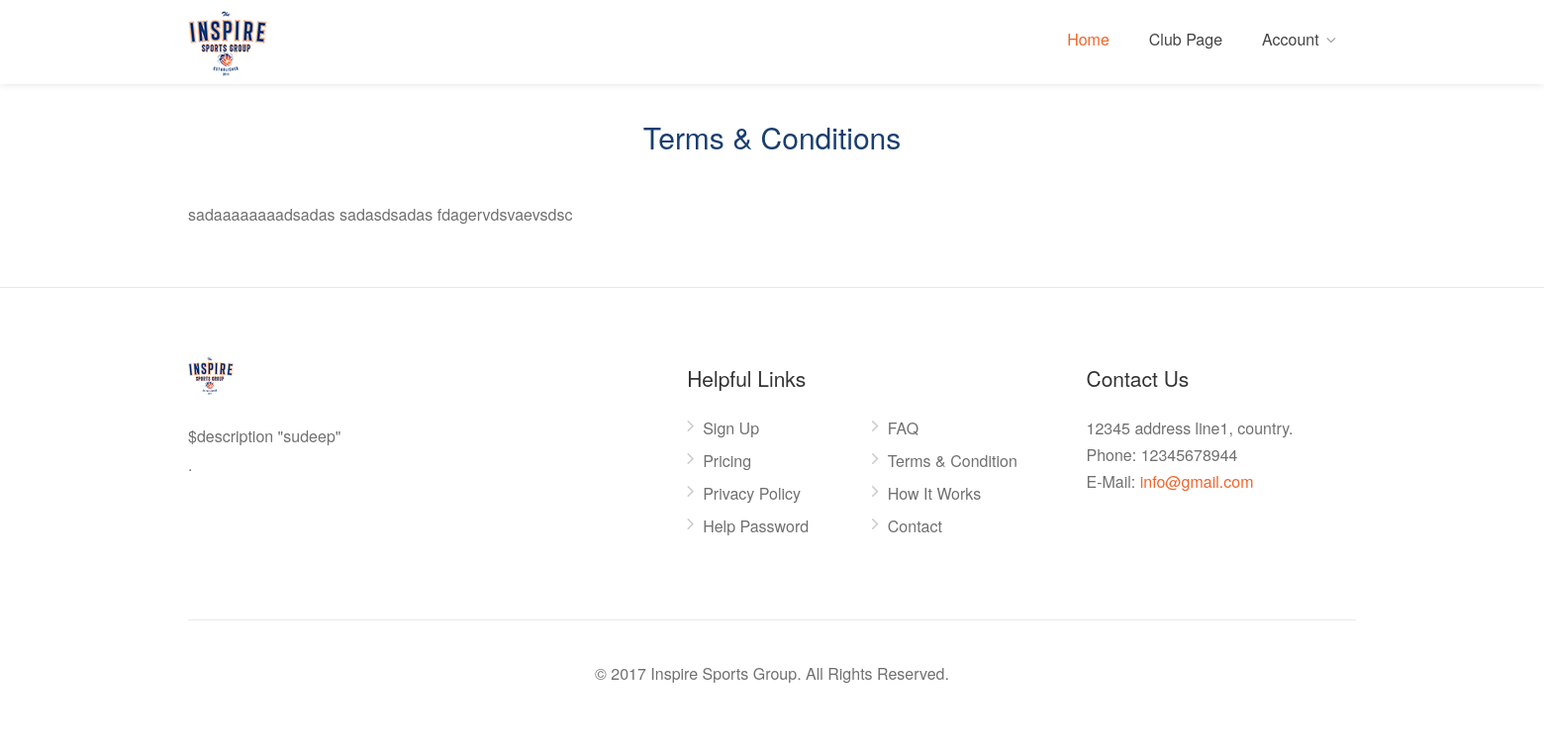
/index.php/netball/terms_condition, run on an earlier commit of the app's database.
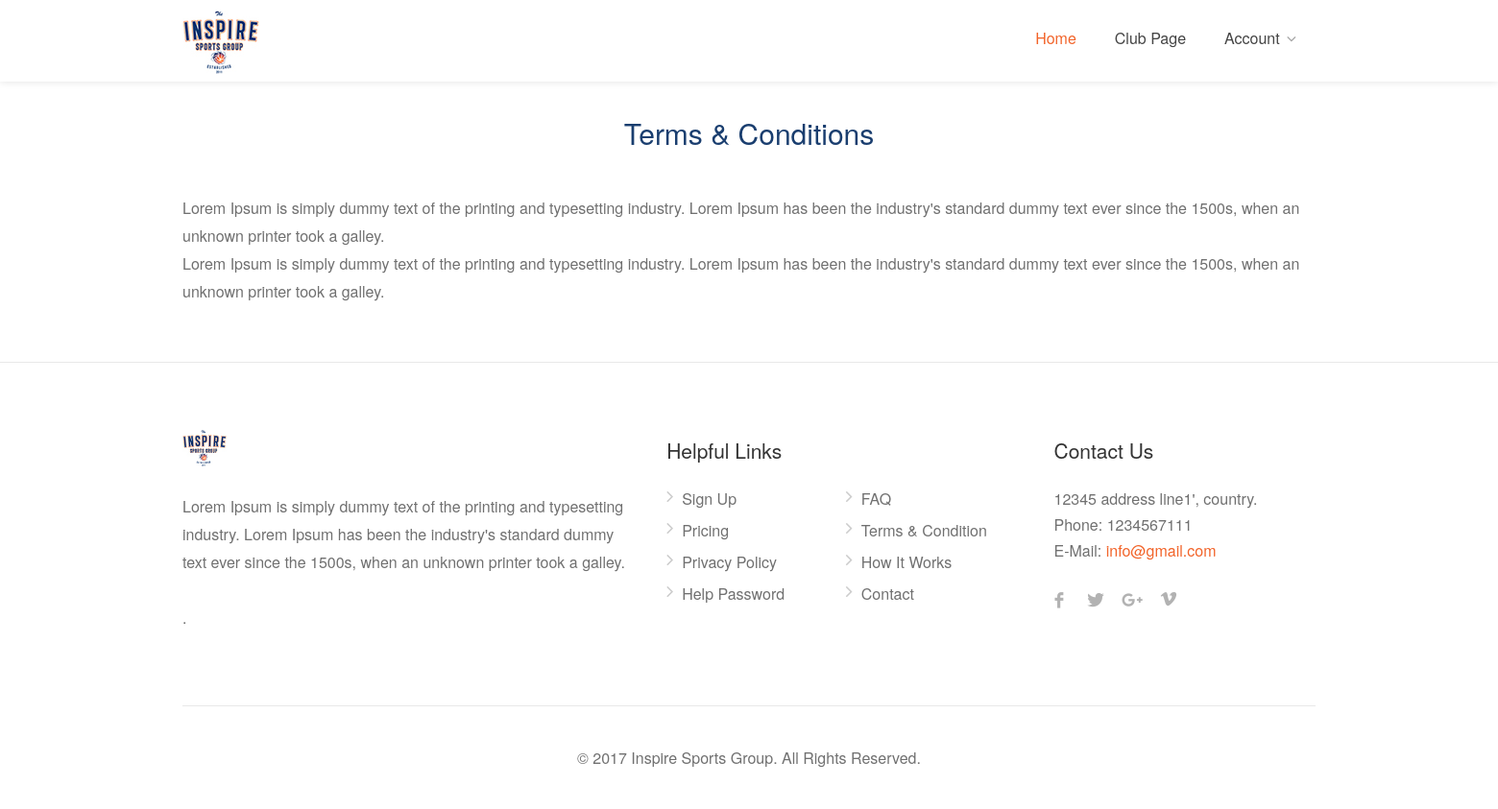
And on a later commit of the database.
### tables this page shows
CREATE TABLE IF NOT EXISTS `tbl_term_condition` (
  `term_condition_id` int(11) NOT NULL AUTO_INCREMENT,
  `description` longtext NOT NULL,
  PRIMARY KEY (`term_condition_id`)
);

CREATE TABLE IF NOT EXISTS `tbl_about_us` (
  `about_id` int(11) NOT NULL AUTO_INCREMENT,
  `description` longtext NOT NULL,
  PRIMARY KEY (`about_id`)
);

CREATE TABLE IF NOT EXISTS `tbl_contact_us` (
  `contact_us_id` int(11) NOT NULL AUTO_INCREMENT,
  `email` varchar(255) NOT NULL,
  `phone` varchar(255) NOT NULL,
  `address` longtext NOT NULL,
  PRIMARY KEY (`contact_us_id`)
);

### application/views/content_handler.php (called while the page is built)
<?php include('header.php');?>
<?php include('navbar.php');?>
<?php include('content.php');?>
<?php include('footer.php');?>

### application/controllers/Netball.php (called while the page is built, shortened)
<?php
class Netball extends CI_Controller {
    public function __construct()
    {
        $this->load->library(array('session'));
        $this->load->model('Netballmodel');
    }
     public function terms_condition()
    {
        $data['pageName'] = "TERMANDCONDITION";
        $data['aboutusinfo'] = $this->Netballmodel->getaboutusinfo();
        $data['contactusinfo'] = $this->Netballmodel->getcontactusinfo();
        $data['termconditioninfo'] = $this->Netballmodel->gettermconditioninfo();
        $data['sociallinkdatalist'] = $this->Netballmodel->getsociallinkdatalist();
        $this->load->view("content_handler", $data);
    }
}

### index.php (called while the page is built, shortened)
<?php
require_once BASEPATH.'core/CodeIgniter.php';

### application/models/Netballmodel.php (called while the page is built, shortened)
<?php
Class Netballmodel extends CI_Model
{
     public function getaboutusinfo()
    {
        $this->db->select('*');
        $this->db->from('tbl_about_us');
        return $this->db->get()->row();
    }
     public function getcontactusinfo()
    {
        $this->db->select('*');
        $this->db->from('tbl_contact_us');
        return $this->db->get()->row();
    }
     public function gettermconditioninfo()
    {
        $this->db->select('*');
        $this->db->from('tbl_term_condition');
        return $this->db->get()->row();
    }
     public function getsociallinkdatalist()
    {
        $this->db->select('*');
        $this->db->from('tbl_social_link');
        $this->db->where('status',1);
        return $this->db->get()->result();
    }
}

### application/views/contents/term_condition.php (the view, shortened to what the changed rows need)
<div class="container">
	<div class="row">
		<div class="col-sm-12 col-md-12 col-lg-12">
			<p style="margin-bottom:5%">
				<?php if (!empty($termconditioninfo->description)) echo $termconditioninfo->description; ?>
			</p>
		</div>
	</div>
</div>

### application/views/footer.php (shortened to what the changed rows need)
<link rel="stylesheet" href="https://cdnjs.cloudflare.com/ajax/libs/font-awesome/4.7.0/css/font-awesome.min.css">
  <div id="footer">
    <div class="container">
      <div class="row">
        <div class="col-md-5 col-sm-6">
          <img class="footer-logo" src="<?php echo base_url('assets/images/logoinspire.jpg');?>" alt=""> <br>
          <br>
          <p><?php if (!empty($aboutusinfo->description)) echo $aboutusinfo->description; ?>.</p>
        </div>
        <div class="col-md-3  col-sm-12">
          <div class="text-widget"> <span><?php if (!empty($contactusinfo->address)) echo $contactusinfo->address; ?></span> <br>
            Phone: <span><?php if (!empty($contactusinfo->phone)) echo $contactusinfo->phone; ?></span><br>
            E-Mail:<span> <a href="#"><?php if (!empty($contactusinfo->email)) echo $contactusinfo->email; ?></a> </span><br>
          </div>
        </div>
      </div>
    </div>
  </div>
<link href="<?php echo base_url('assets/css/plugins/datedropper.css');?>" rel="stylesheet" type="text/css">
</body>
</html>

What changed in the data, as far as the page shows it:
changed tbl_term_condition: description "sadaaaaaaaadsadas sadasdsadas fdagervdsvaevsdsc" → "Lorem Ipsum is simply dummy text of the printing and typesetting industry. Lorem Ipsum has been the industry's standard dummy text ever since the 1500s, when an unknown printer took a galley. Lorem Ipsum is simply dummy text of the printing and typesetting industry. Lorem Ipsum has been the industry's standard dummy text ever since the 1500s, when an unknown printer took a galley."
changed tbl_about_us: description "$description \"sudeep\"" → "Lorem Ipsum is simply dummy text of the printing and typesetting industry. Lorem Ipsum has been the industry's standard dummy text ever since the 1500s, when an unknown printer took a galley."
changed tbl_contact_us "info@gmail.com": address "12345 address line1, country." → "12345 address line1', country."; phone "12345678944" → "1234567111"
